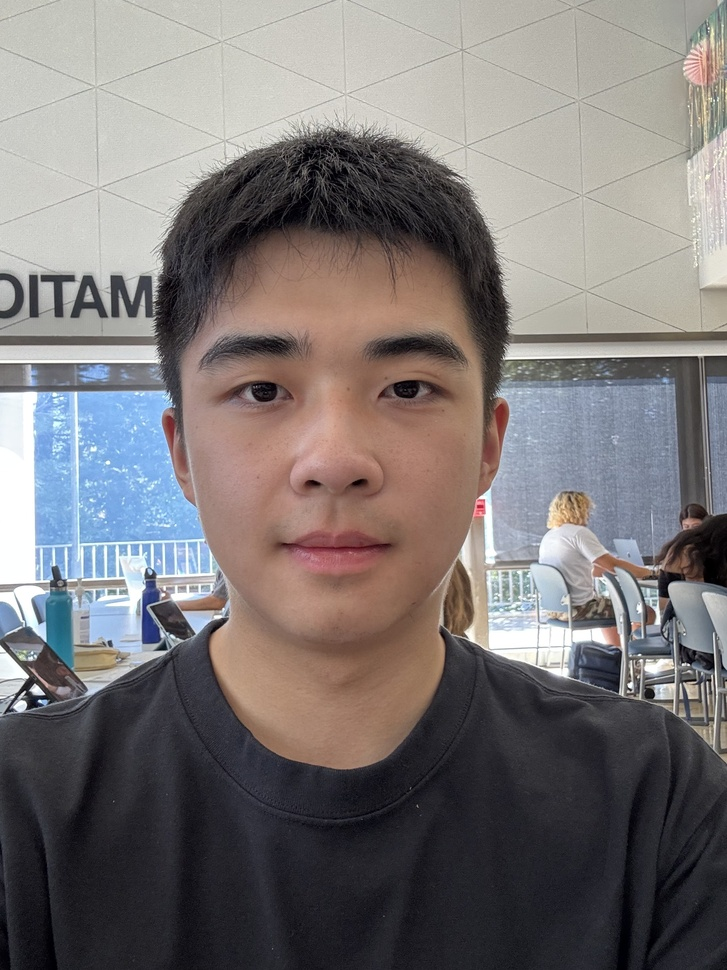
#> input picture proj2/my_face.jpg, 727 x 970 px, shrunk from 2316 x 3088 before the run
$ python diy_convolution.py
#> lines starting #> are read from the running program, lines starting #| are printed output that depends on the picture
import numpy as np
import cv2 #for reading images only
import matplotlib.pyplot as plt
import os
from scipy.signal import convolve2d
def convolve(img, k):
    img = np.asarray(img, dtype=float)
    k = np.asarray(k, dtype=float)
    kx, ky = k.shape
    imgx,imgy = img.shape
    padx,pady = kx // 2, ky // 2
    img_padded = np.pad(img, ((padx, padx), (pady, pady)))
    out = np.zeros_like(img, dtype=float)
    for i in range(imgx):
        for j in range(imgy):
            s = 0.0
            for m in range(kx):
                for n in range(ky):
                    s += img_padded[i + m, j + n] * k[kx - 1 - m, ky - 1 - n]
            out[i, j] += s
    return out

def convolve_2loops(img, k):
    img = np.asarray(img, dtype=float)
    k = np.asarray(k, dtype=float)
    kx, ky = k.shape
    imgx,imgy = img.shape
    padx,pady = kx // 2, ky // 2
    img_padded = np.pad(img, ((padx, padx), (pady, pady)))
    out = np.zeros_like(img, dtype=float)
    for i in range(imgx):
        for j in range(imgy):
            patch = img_padded[i:i+kx, j:j+ky]
            out[i,j] = np.sum(patch * kernel[::-1,::-1])
    return out

if __name__ == "__main__":
    img = cv2.imread("my_face.jpg", cv2.IMREAD_GRAYSCALE)
#> img: shape (970, 727); min 0, max 255, mean 120

    img = img[::8, ::8]
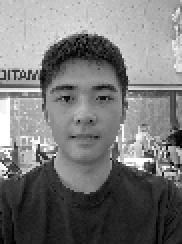
#> img: shape (122, 91) (shown 2 times larger); min 0, max 255, mean 120.1
    kernel = np.ones((10, 10), dtype=float) / 100.0
    result = convolve(img, kernel)
#> in convolve, `img_padded = np.pad(img, ((padx, padx), (pady, pady)))`:
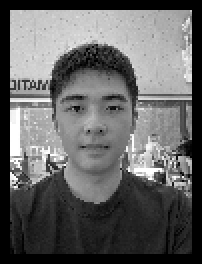
#> img_padded: shape (132, 101) float64 (shown 2 times larger); min 0, max 255, mean 100
#> after the loop in convolve, `for i in range(imgx):`:
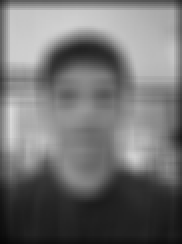
#> out: shape (122, 91) float64 (shown 2 times larger); min 6.38, max 217.4, mean 114.6
    plt.imsave("results/box_convolve.png", result, cmap="gray")
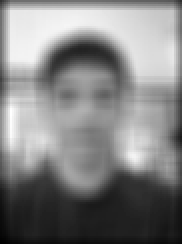
#> saved as box_convolve.png: shape (122, 91, 3) (shown 2 times larger); min 0, max 255, mean 130.7

    result2 = convolve_2loops(img, kernel)
    plt.imsave("results/box_convolve_2loops.png", result2, cmap="gray")
    result_scipy = convolve2d(img, kernel, mode='same', boundary='fill', fillvalue=0)
    plt.imsave("results/box_convolve_scipy.png", result_scipy, cmap="gray")
    # --- vertical edge filter (Dy) ---
    kernel = np.array([[1], [0], [-1]])
    result = convolve_2loops(img, kernel)
#> after the loop in convolve_2loops (call 2), `for i in range(imgx):`:
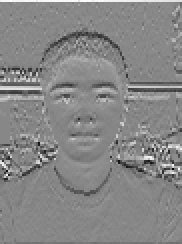
#> out: shape (122, 91) float64 (shown 2 times larger); min -240, max 211, mean -1.3; drawn with min black and max white
    plt.imsave("results/edges_vertical.png", result, cmap="gray")

    # --- horizontal edge filter (Dx) ---
    kernel = np.array([[1, 0, -1]])
    result = convolve_2loops(img, kernel)
#> in convolve_2loops (call 3), `img_padded = np.pad(img, ((padx, padx), (pady, pady)))`:
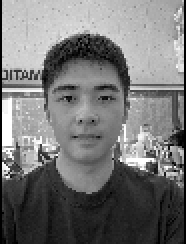
#> img_padded: shape (122, 93) float64 (shown 2 times larger); min 0, max 255, mean 117.5
#> after the loop in convolve_2loops (call 3), `for i in range(imgx):`:
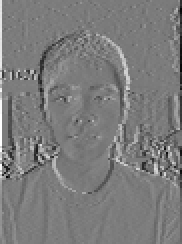
#> out: shape (122, 91) float64 (shown 2 times larger); min -242, max 255, mean -0.5; drawn with min black and max white
    plt.imsave("results/edges_horizontal.png", result, cmap="gray")

$ run again, with proj2/DerekPicture.jpg copied over proj2/my_face.jpg
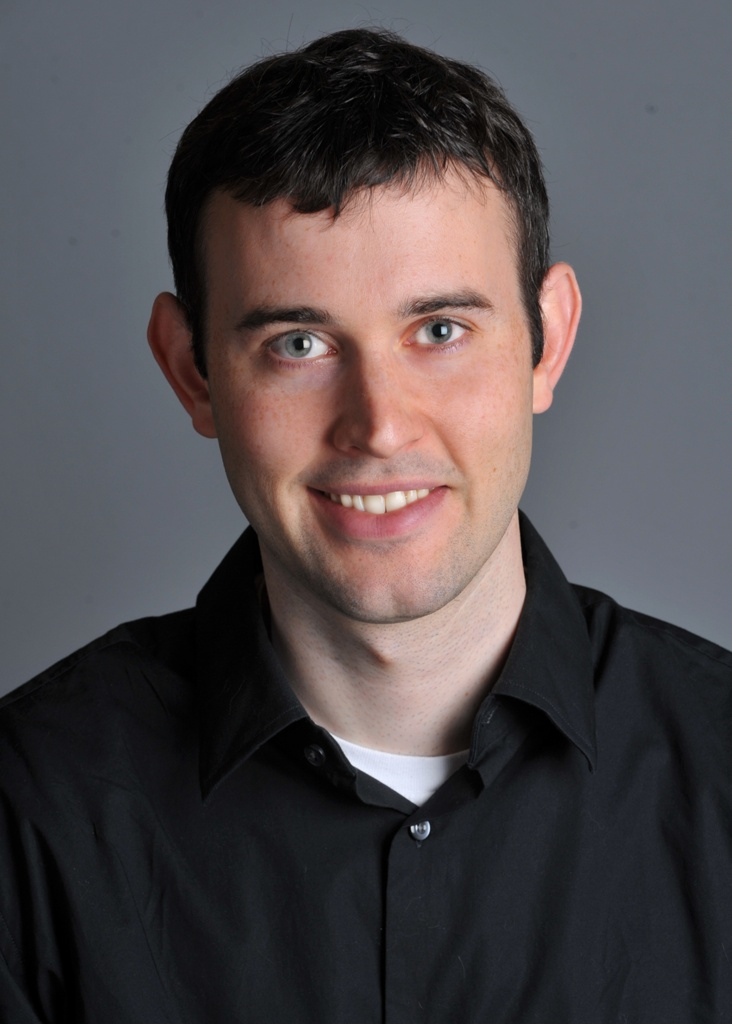
#> input picture proj2/DerekPicture.jpg, 732 x 1024 px
#> after the loop in convolve_2loops (call 2), `for i in range(imgx):`:
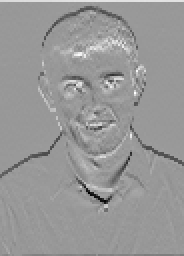
#> out: shape (128, 92) float64 (shown 2 times larger); min -219, max 147, mean -0.6; drawn with min black and max white
#> after the loop in convolve_2loops (call 3), `for i in range(imgx):`:
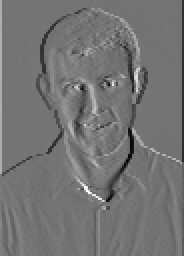
#> out: shape (128, 92) float64 (shown 2 times larger); min -186, max 224, mean 0.1; drawn with min black and max white

$ run again, with proj2/bo.jpg copied over proj2/my_face.jpg
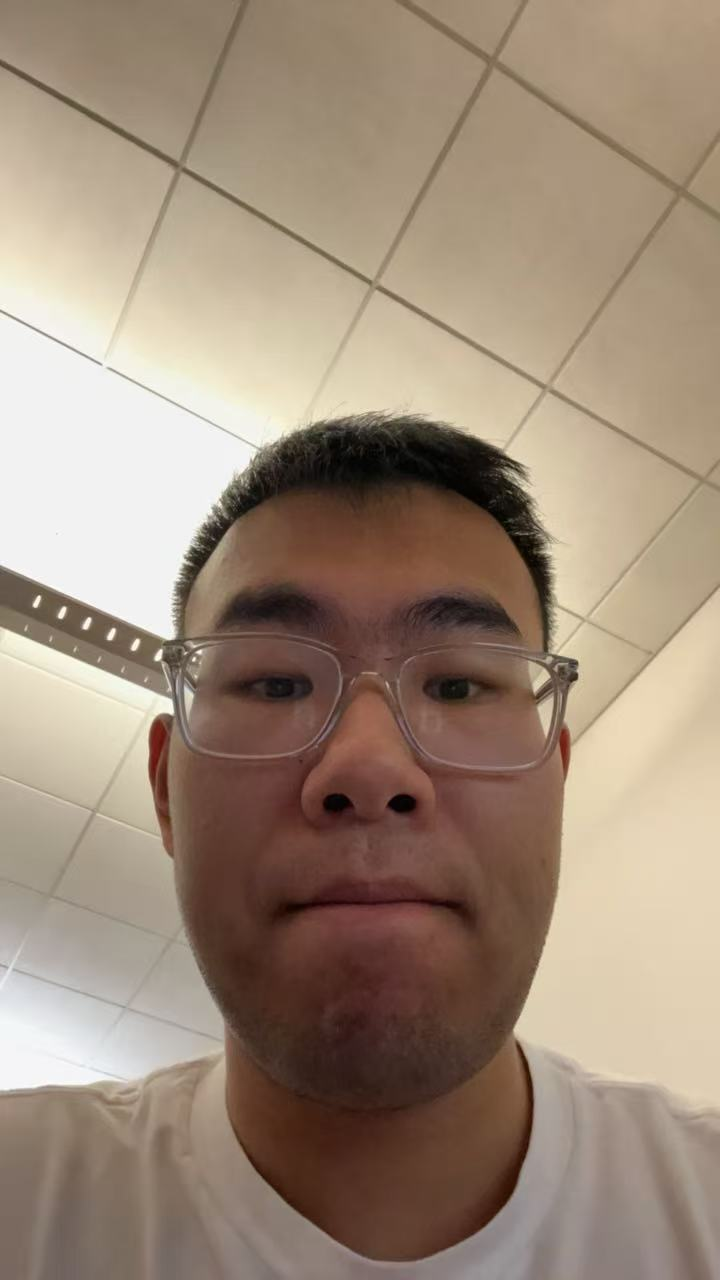
#> input picture proj2/bo.jpg, 720 x 1280 px
#> after the loop in convolve_2loops (call 2), `for i in range(imgx):`:
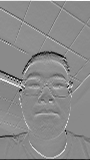
#> out: shape (160, 90) float64; min -194, max 162, mean -0.1; drawn with min black and max white
#> after the loop in convolve_2loops (call 3), `for i in range(imgx):`:
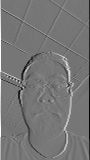
#> out: shape (160, 90) float64; min -216, max 247, mean -0.2; drawn with min black and max white

$ run again, with proj2/bo2.jpg copied over proj2/my_face.jpg
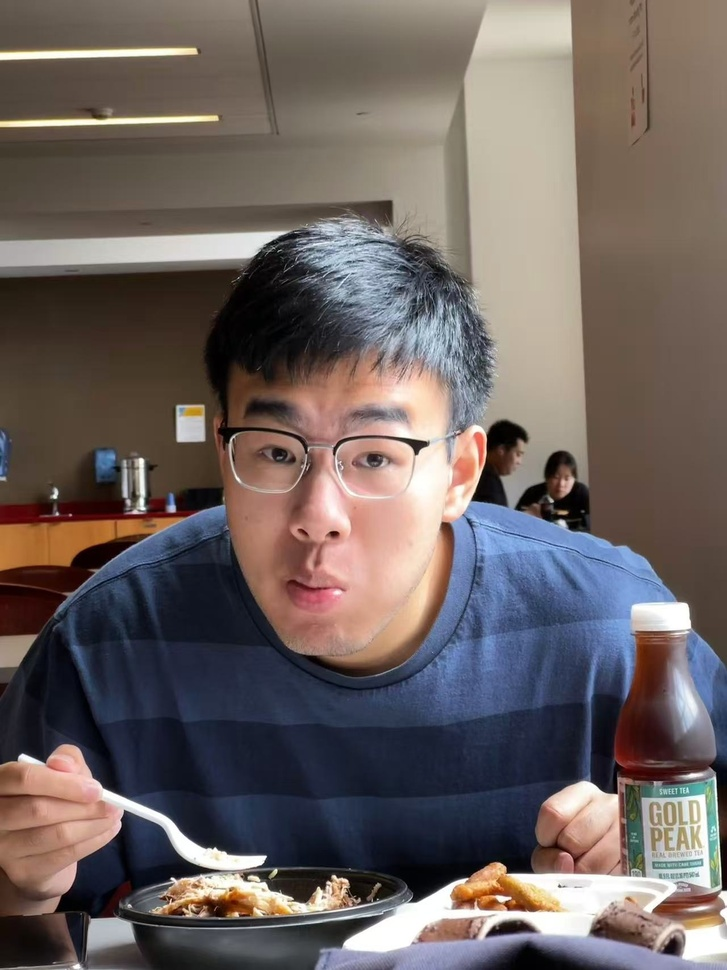
#> input picture proj2/bo2.jpg, 727 x 970 px, shrunk from 1280 x 1707 before the run
#> after the loop in convolve_2loops (call 3), `for i in range(imgx):`:
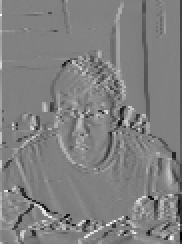
#> out: shape (122, 91) float64 (shown 2 times larger); min -255, max 252, mean 0.3; drawn with min black and max white
